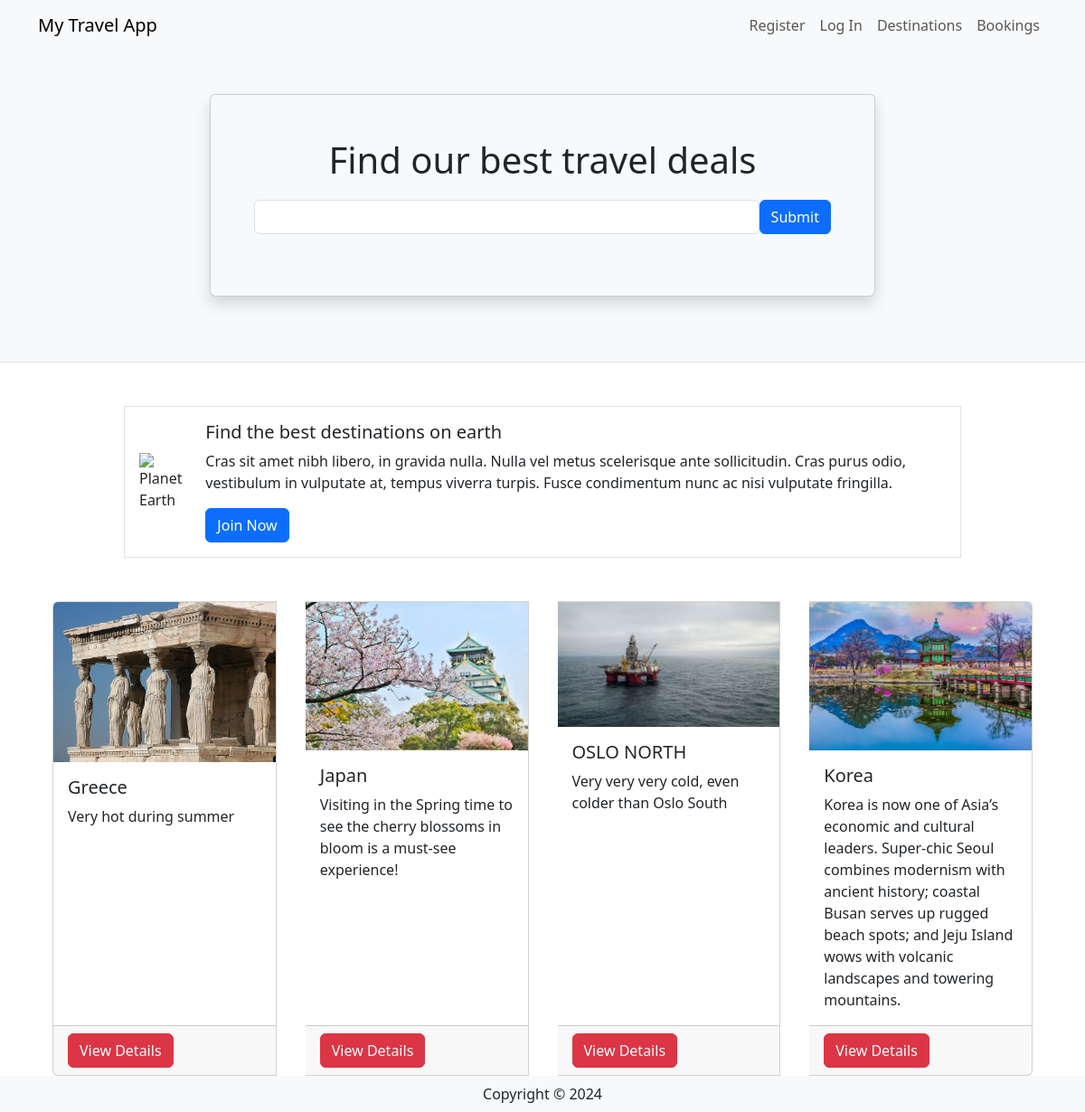
The page / on the database its author committed.
### travel/models.py (models this page shows, shortened)
class Destination(db.Model):
    __tablename__ = 'destinations'
    id = db.Column(db.Integer, primary_key=True)
    name = db.Column(db.String(80))
    description = db.Column(db.String(200))
    image = db.Column(db.String(400))
    currency = db.Column(db.String(3))
    comments = db.relationship('Comment', backref='destination')

### travel/views.py (the view)
@mainbp.route('/')
def index():
    destinations = db.session.scalars(db.select(Destination)).all()
    return render_template('index.html', destinations=destinations)

### travel/templates/index.html
{% extends 'base.html' %}
{% block header %}
      <div class="container">
         <div class="row justify-content-center mt-5 pb-4">
            <div class="col-md-8">
               <div class="card shadow p-5 mb-5 bg-light">
                  <h1 class="text-center mb-3">Find our best travel deals</h1>
                  <form class="form-inline d-flex flex-nowrap" action="{{url_for('main.search')}}" >
                     <input type="text" name="search" class="form-control flex-grow-1 my-1 mr-sm-2" id="SearchForm">
                     <button type="submit" class="flex-shrink-1 btn btn-primary my-1">Submit</button>
                   </form>
               </div>
            </div>
         </div>
      </div>
{% endblock %}
{% block content %}
      <div class="container">
         <div class="row mt-5 mb-5 justify-content-center">
            <div class="col-md-10">
               <div class="media border p-3 d-flex justify-content-start">
                  <img class="align-self-center me-3" style="max-width:120px"
                     src="https://upload.wikimedia.org/wikipedia/commons/thumb/2/22/Earth_Western_Hemisphere_transparent_background.png/600px-Earth_Western_Hemisphere_transparent_background.png"
                     alt="Planet Earth">
                  <div class="align-self-center media-body">
                     <h5 class="mt-0">Find the best destinations on earth</h5>
                     <p class="d-none d-sm-block">Cras sit amet nibh libero, in gravida nulla. Nulla vel metus
                        scelerisque ante sollicitudin. Cras purus odio, vestibulum in vulputate at, tempus viverra
                        turpis. Fusce condimentum nunc ac nisi vulputate fringilla.</p>
                     <a href="#" class="btn btn-primary">Join Now</a>
                  </div>
               </div>
            </div>
         </div>
         <div class="card-group">
            {% for destination in destinations %}
            <div class="card mx-3">
               <img class="card-img-top"
                  src="{{ destination.image }}" alt="destination picture">
               <div class="card-body">
                  <h5 class="card-title">{{ destination.name }}</h5>
                  <p class="card-text">{{ destination.description }}</p>
               </div>
               <div class="card-footer"><a href="{{ url_for('destination.show', id=destination.id) }}" class ="btn btn-danger"> View Details </a></div>
            </div>
            {% endfor %}
         </div>
      </div>
{% endblock %}

### travel/templates/base.html (shortened to what this page needs)
<html>
<head>
   <link href="https://cdn.jsdelivr.net/npm/bootstrap@5.3.2/dist/css/bootstrap.min.css" rel="stylesheet">
</head>
<body>
   <header class="bg-light border-bottom">
      <nav class="navbar navbar-expand-lg navbar-light bg-light">
         <div class="container">
            <a href="/" class="navbar-brand">My Travel App</a>
            <div class="collapse navbar-collapse justify-content-end" id="navbarSupportedContent">
               <div class="navbar-nav ml-auto">
                  {% if current_user.is_authenticated %}
                     <a class="nav-item nav-link disabled text-muted" href="#">Welcome {{current_user.name}}</a>
                     <a class="nav-item nav-link" href="{{ url_for('auth.logout') }}">Log Out</a>
                  {% else %}
                     <a class="nav-item nav-link" href="{{ url_for('auth.register') }}">Register</a>
                     <a class="nav-item nav-link" href="{{ url_for('auth.login') }}">Log In</a>
                  {% endif %}
                  <a class="nav-item nav-link" href="{{ url_for('destination.create') }}">Destinations</a>
                  <a class="nav-item nav-link" href="#">Bookings</a>
               </div>
            </div>
         </div>
      </nav>
      {% block header %}
      {% endblock %}
   </header>
   {% block content %}
   {% endblock %}
    <footer class="footer">
        <div class="text-center py-2 bg-light">
            <span class="text-dark">Copyright &copy; {{ year }}</span>
        </div>
    </footer>
   </body>
</html>

### rows shown on the page
Destination: image (picture), name "Greece", description "Very hot during summer"
Destination: image (picture), name "Japan", description "Visiting in the Spring time to see the cherry blossoms in bloom is a must-see experience!"
Destination: image (picture), name "OSLO NORTH", description "Very very very cold, even colder than Oslo South"
Destination: image (picture), name "Korea", description "Korea is now one of Asia’s economic and cultural leaders. Super-chic Seoul combines modernism with ancient history; coastal Busan serves up rugged beach spots; and Jeju Island wows with volcanic landscapes and towering mountains."
